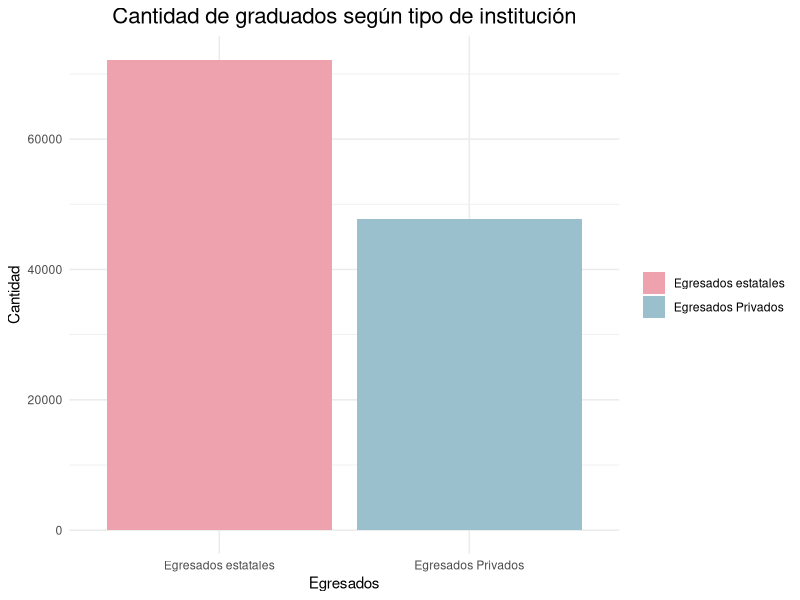
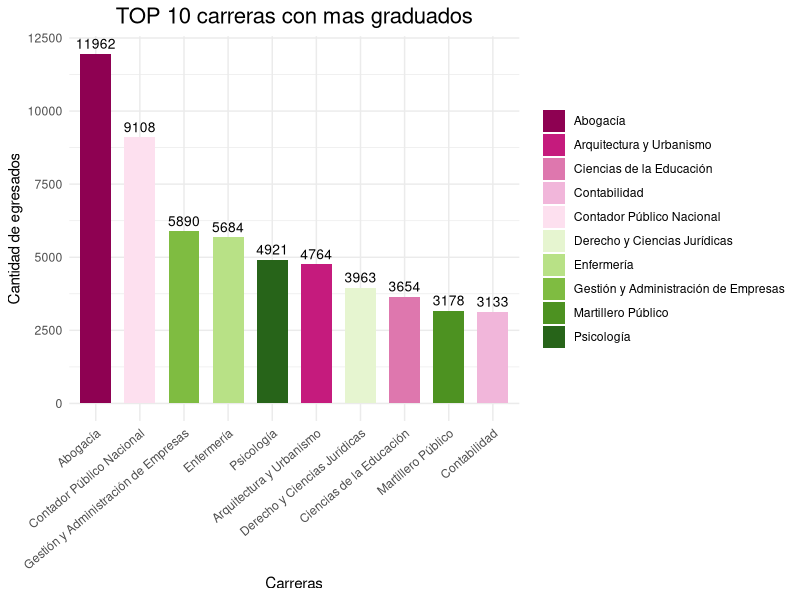
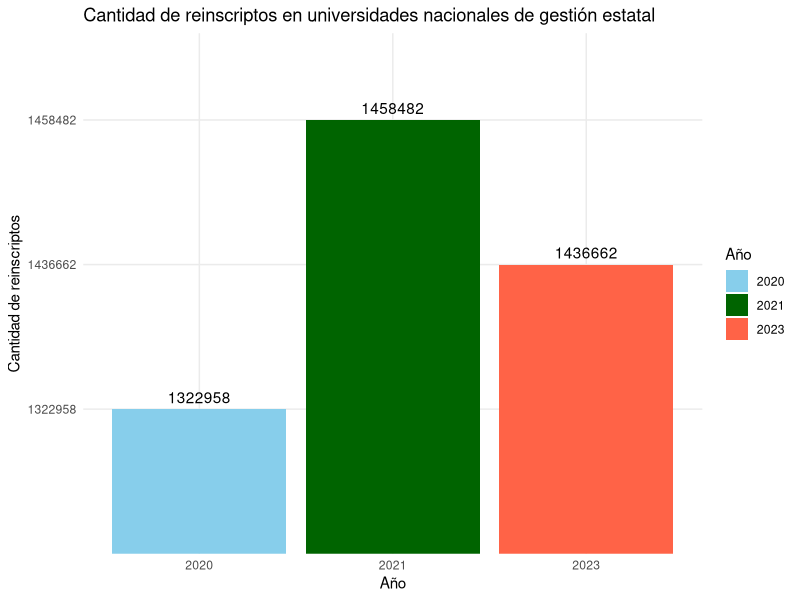
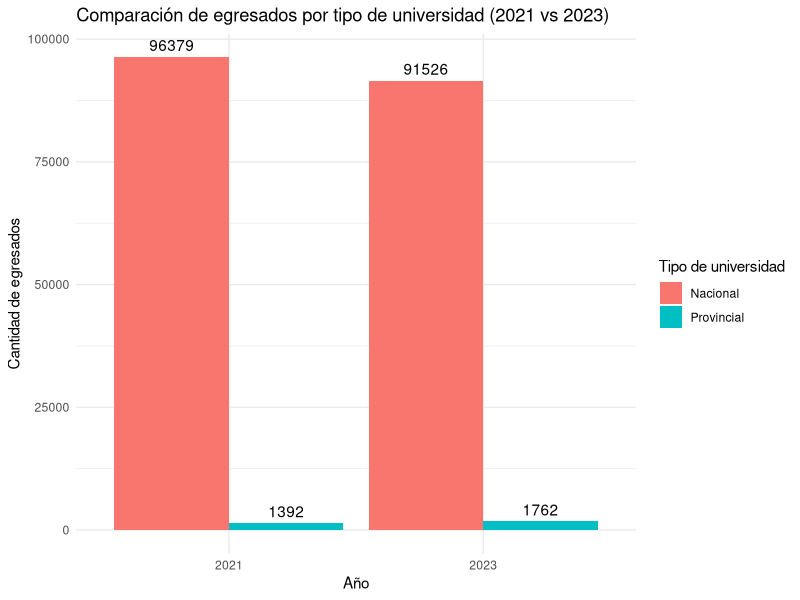

Reproduce these figures in R, in order.
## ---- chunk 1
# CUAL ES LA DIFERENCIA ENTRE CANTIDAD DE GRADUADOS EN UNIVERSIDADES PUBLICAS Y PRIVADAS - CAMI CON EL DE CHEQUEADO
library(readxl)
datos_chequeado <- read_excel("Universidades - egresados.xlsx")
library(tidyverse)

#ESTE CUENTA LA CANTIDAD DE EGRESADOS DE UNIVERSIDADES PRIVADAS
egresados_privadas <-  datos_chequeado %>%
  filter(`Año Informado` == 2020,
         `Régimen` == "Privado",
         `Tipo Institución` == "Universidad") %>%
   summarise(total_egresados_privadas = sum(Egresados, na.rm = TRUE)) %>%
  pull(total_egresados_privadas)

# ESTE CUENTA LA CANTIDAD DE EGRESADOS EN UNIVERSIDADES ESTATALES
egresados_estatales <- datos_chequeado %>%
  filter(`Año Informado` == 2020,
         `Régimen` == "Estatal",
         `Tipo Institución` == "Universidad") %>%
  summarise(total_egresados_estatales = sum(Egresados, na.rm = TRUE)) %>%
  pull(total_egresados_estatales)

#install.packages("tidyverse")
library(tidyverse)
library(ggplot2)

# GRAFICO DE BARRAS QUE COMPARA LA CANTIDAD DE EGRESADOS DE UNIVERSIDADES PUBLICAS VS PRIVADAS
df <- data.frame(
  Egresados_2020 = c("Egresados estatales","Egresados Privados"),
  Cantidad = c(egresados_estatales , egresados_privadas)
)

# GRAFICO SOBRE TOTAL DE EGRESADOS DE PRIVADAS VS PUBLICAS
ggplot(df, aes(x = Egresados_2020, y = Cantidad, fill = Egresados_2020)) + 
  geom_bar(stat = "identity") + 
  scale_fill_manual(values = c("lightpink2", "lightblue3")) +
  labs(
    title = "Cantidad de graduados según tipo de institución",
    y = "Cantidad",
    x = "Egresados",
    fill = NULL 
  ) +
  theme_minimal() +
  theme(plot.title = element_text(size = 16, hjust = 0.5))



#cantidad de graduados por carrera
graduadosxcarrera<- datos_chequeado %>%
  filter(`Año Informado` == 2020,)%>%
  arrange(desc(Egresados))%>%
  slice(2:11)%>%
  pull("Egresados")
print(graduadosxcarrera)


datosxcarrera <- datos_chequeado %>%
  filter(`Año Informado` == 2020,
         `Carrrera` != "Carrera No Definida") %>%
  group_by(Carrrera) %>%
  summarise(graduadosxcarrera = sum(Egresados)) %>%
  arrange(desc(graduadosxcarrera)) %>%
  slice(1:10)  # Top 10 carreras
print(datosxcarrera)

#GRAFICO DE CANTIDAD DE TOP CARRRERAS CON MAS GRADUADOS
library(RColorBrewer)

ggplot(datosxcarrera, aes(x = reorder(Carrrera, -graduadosxcarrera), 
                          y = graduadosxcarrera, fill = Carrrera)) +
  geom_bar(stat = "identity", width = 0.7) +
  geom_text(aes(label = graduadosxcarrera), 
            vjust = -0.5, 
            color = "black", 
            size = 3.5) +
  scale_fill_brewer(palette = "PiYG") +
  labs(title = "TOP 10 carreras con mas graduados",
       y = "Cantidad de egresados",
       x = "Carreras",
       fill= NULL
  ) +
  theme_minimal() +
  theme(axis.text.x = element_text(angle = 40, hjust = 1)) +
  theme(plot.title = element_text(size = 16, hjust = 0.5))

## ---- chunk 2

library(readxl)
library(dplyr)
library(ggplot2)

# Leer datos 
data_2020 <- read_excel("1.2 Indicadores 2020.xlsx", sheet = "C 1.2.1a", skip = 2)
data_2021 <- read_excel("1.2 Indicadores 2021.xlsx", sheet = "C 1.2.1a", skip = 2)
data_2023 <- read_excel("1.2 Indicadores 2023.xlsx", sheet = "C 1.2.1a", skip = 2)

# Filtrar y extraer los valores de reinscriptos desde la 6ta columna
ri_2020 <- data_2020 %>%
  filter(Institución == "Total Universidades Nacionales") %>%
  pull(6)

ri_2021 <- data_2021 %>%
  filter(Institución == "Total Universidades Nacionales") %>%
  pull(6)

ri_2023 <- data_2023 %>%
  filter(Institución == "Total Universidades Nacionales") %>%
  pull(6)

# Creo un data frame con los datos
reinscriptos <- data.frame(
  Año = c("2020", "2021", "2023"),
  Reinscriptos = c(ri_2020, ri_2021, ri_2023)
)

# Creo el gráfico
ggplot(reinscriptos, aes(x = Año, y = Reinscriptos, fill = Año)) +
  geom_bar(stat = "identity") +
  geom_text(aes(label = Reinscriptos), vjust = -0.5) +
  labs(
    title = "Cantidad de reinscriptos en universidades nacionales de gestión estatal",
    x = "Año",
    y = "Cantidad de reinscriptos"
  ) +
  scale_fill_manual(values = c("2020" = "skyblue", "2021" = "darkgreen", "2023" = "tomato")) +
  theme_minimal()
## ---- chunk 3
# Cargo paquetes necesarios
library(readxl)
library(dplyr)
library(ggplot2)

# Cargo datos desde la hoja correspondiente
datos_2021 <- read_excel("1.2 Indicadores 2021.xlsx", sheet = "C 1.2.1a", skip = 2)
datos_2023 <- read_excel("1.2 Indicadores 2023.xlsx", sheet = "C 1.2.1a", skip = 2)

# Proceso datos de 2021
egresados_2021 <- datos_2021 %>%
  select(Institución, `Egresadas/os (EGR)`) %>%
  filter(!is.na(`Egresadas/os (EGR)`)) %>%
  mutate(
    `Egresadas/os (EGR)` = as.numeric(gsub("[^0-9]", "", `Egresadas/os (EGR)`)),
    tipo = case_when(
      grepl("Nacional", Institución) ~ "Nacional",
      grepl("Provincial", Institución) ~ "Provincial",
      TRUE ~ NA_character_
    ),
    año = 2021
  ) %>%
  filter(!is.na(tipo)) %>%
  group_by(año, tipo) %>%
  summarise(Egresados = sum(`Egresadas/os (EGR)`, na.rm = TRUE), .groups = "drop")

# Proceso datos de 2023
egresados_2023 <- datos_2023 %>%
  select(Institución, `Egresados (EGR)`) %>%
  filter(!is.na(`Egresados (EGR)`)) %>%
  mutate(
    `Egresados (EGR)` = as.numeric(gsub("[^0-9]", "", `Egresados (EGR)`)),
    tipo = case_when(
      grepl("Nacional", Institución) ~ "Nacional",
      grepl("Provincial", Institución) ~ "Provincial",
      TRUE ~ NA_character_
    ),
    año = 2023
  ) %>%
  filter(!is.na(tipo)) %>%
  group_by(año, tipo) %>%
  summarise(Egresados = sum(`Egresados (EGR)`, na.rm = TRUE), .groups = "drop")

# Uno todos los datos
egresados_comparados <- bind_rows(egresados_2021, egresados_2023)

# Creo gráfico de columnas agrupadas
ggplot(egresados_comparados, aes(x = factor(año), y = Egresados, fill = tipo)) +
  geom_bar(stat = "identity", position = "dodge") +
  geom_text(aes(label = Egresados), position = position_dodge(width = 0.9), vjust = -0.5) +
  labs(
    title = "Comparación de egresados por tipo de universidad (2021 vs 2023)",
    x = "Año",
    y = "Cantidad de egresados",
    fill = "Tipo de universidad"
  ) +
  theme_minimal()
## ---- chunk 4
# Mostrar nombres de columnas del archivo 2023
colnames(datos_2023)

#hola
